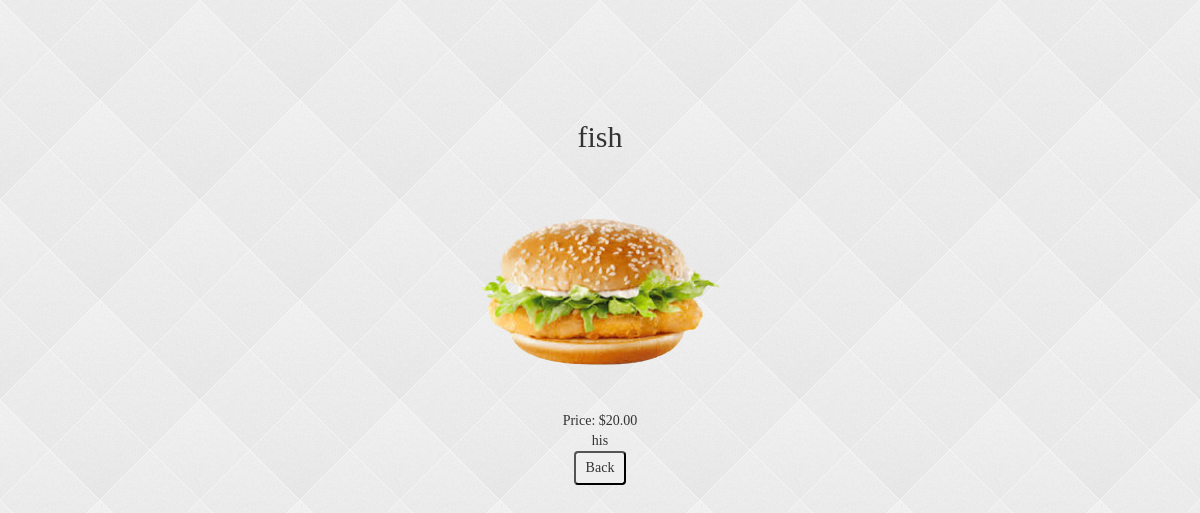
The app's page /item?id=3 with its own data.
### app.py (models this page shows)
class Item(db.Model):
    item_id = db.Column(db.Integer, primary_key=True, unique=True, nullable=False)
    name = db.Column(db.String(64), nullable=False)
    price = db.Column(db.Float, nullable=False)
    image = db.Column(db.String(64), nullable=False)
    description = db.Column(db.String(128), nullable=False)
    orders = db.Column(db.Integer, default=0)
    sales = db.Column(db.Integer, default=0)
    info = db.relationship("Info", backref="item")

### app.py (the view)
@app.route("/item")
def get_item():
    iid = request.args.get("id")
    item = Item.query.get(iid)
    if not item:
        return redirect('/')
    return render_template("item.html", item=item)

### templates/item.html
{% extends "bootstrap/base.html" %}
{% block content %}
{% block styles %}
{{super()}}
<link rel="stylesheet"
      href="{{url_for('.static', filename='styles.css')}}">
{% endblock %}
<body class="body">
    <div style="width: 40%; height: 20%; margin: auto; text-align: center; margin-top: 10%;">
        <h2> {{ item.name }} </h2>
        <img src={{ item.image }}>
        <div>
            Price: ${{ "%0.2f" % item.price }}<br>
            {{ item.description }}
        </div>
        <button style="padding: 5px 10px 5px 10px; cursor: pointer;" onclick="window.history.back()"> Back </button>
    </div>
</body>
{% endblock %}

### static/styles.css (style rules this page uses)
button { border-radius: 4px; }
.body { margin: 0; height: 100%; overflow: hidden; }
body { margin: auto; background-image: url("/static/auth_background.png"); background-repeat: repeat; }
body { font-family: Calibri, serif; }

### records on screen
Item: name "fish", image (picture), price "20.00", description "his"
